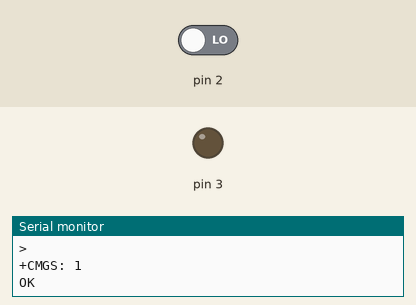
A sketch run on a simulated Arduino Uno, built with avr-gcc and run on an emulated ATmega328P. On the bench: output pins drawn as LEDs (lit = HIGH), the last lines printed to the serial monitor. The test bench sets the inputs (shaded band); at power-on: pin 2 LOW. The modem accepts every AT command (registered, SIM ready, sends succeed) and sends nothing else.

Above: at 7.2 s.
7.3 s: pin 2 driven HIGH
At 8.4 s:
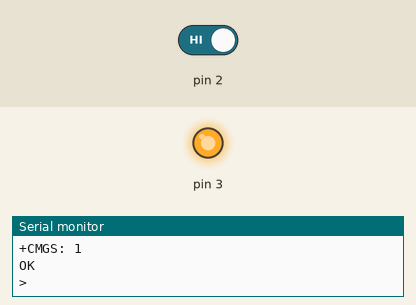
10.3 s: pin 2 driven LOW
At 11.0 s:
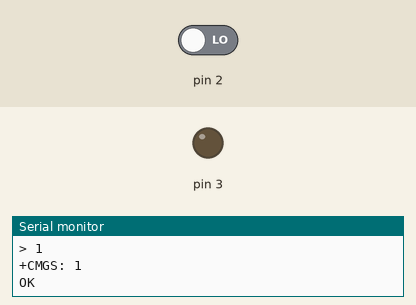
Timing chart, 0 to 13.3 s (numbered marks = the images above; inputs shaded):
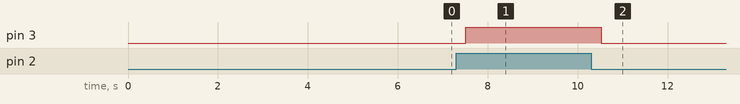

The sketch:

tracker.ino
```cpp
 #include <SoftwareSerial.h>

//Create software serial object to communicate with SIM800L
SoftwareSerial mySerial(11,10); //SIM800L Tx & Rx is connected to Arduino #3 & #2

int hasSent;
void setup()
{
  hasSent = 0;

  pinMode(2, INPUT);
  pinMode(3, OUTPUT);
  //Begin serial communication with Arduino and Arduino IDE (Serial Monitor)
  Serial.begin(115200);

  //Begin serial communication with Arduino and SIM800L
  mySerial.begin(115200);

  Serial.println("Initializing...");
  delay(1000);

  mySerial.println("AT"); //Once the handshake test is successful, it will back to OK
  updateSerial();
  mySerial.println("AT+CSQ"); //Signal quality test, value range is 0-31 , 31 is the best
  updateSerial();
  mySerial.println("AT+CCID"); //Read SIM information to confirm whether the SIM is plugged
  updateSerial();
  mySerial.println("AT+CREG?"); //Check whether it has registered in the network
  updateSerial();
  mySerial.println("AT+CMGF=1"); // Configuring TEXT mode
  updateSerial();
  mySerial.println("AT+CNMI=1,2,0,0,0"); // Decides how newly arrived SMS messages should be handled
  updateSerial();
  mySerial.println("AT+CMGS=\"+447518103652\"");//change ZZ with country code and xxxxxxxxxxx with phone number to sms
  updateSerial();
  mySerial.print("System on!"); //text content
  updateSerial();
  mySerial.write(26);

  delay(1000);
}

int milli = millis();
void loop()
{
  if (digitalRead(2) == HIGH && hasSent == 0) {
    hasSent = 1;
    digitalWrite(3, HIGH);
    mySerial.println("AT+CMGS=\"+447518103652\"");//change ZZ with country code and xxxxxxxxxxx with phone number to sms
    updateSerial();
    mySerial.print("Button Pressed!"); //text content
    updateSerial();
    mySerial.write(26);
    Serial.println(hasSent);
  } else {
    digitalWrite(3, LOW);
    hasSent=0;
  }

  if (milli <= millis() - 500) {
    updateSerial();
    milli = millis();
  }
}

void updateSerial()
{
  delay(500);
  while (Serial.available())
  {
    mySerial.write(Serial.read());//Forward what Serial received to Software Serial Port
  }
  while(mySerial.available())
  {
    Serial.write(mySerial.read());//Forward what Software Serial received to Serial Port
  }
}
```

Measured:
- after the input at 7.3 s, pin 3: LOW → HIGH after 0.21 s
- after the input at 10.3 s, pin 3: HIGH → LOW after 0.22 s
